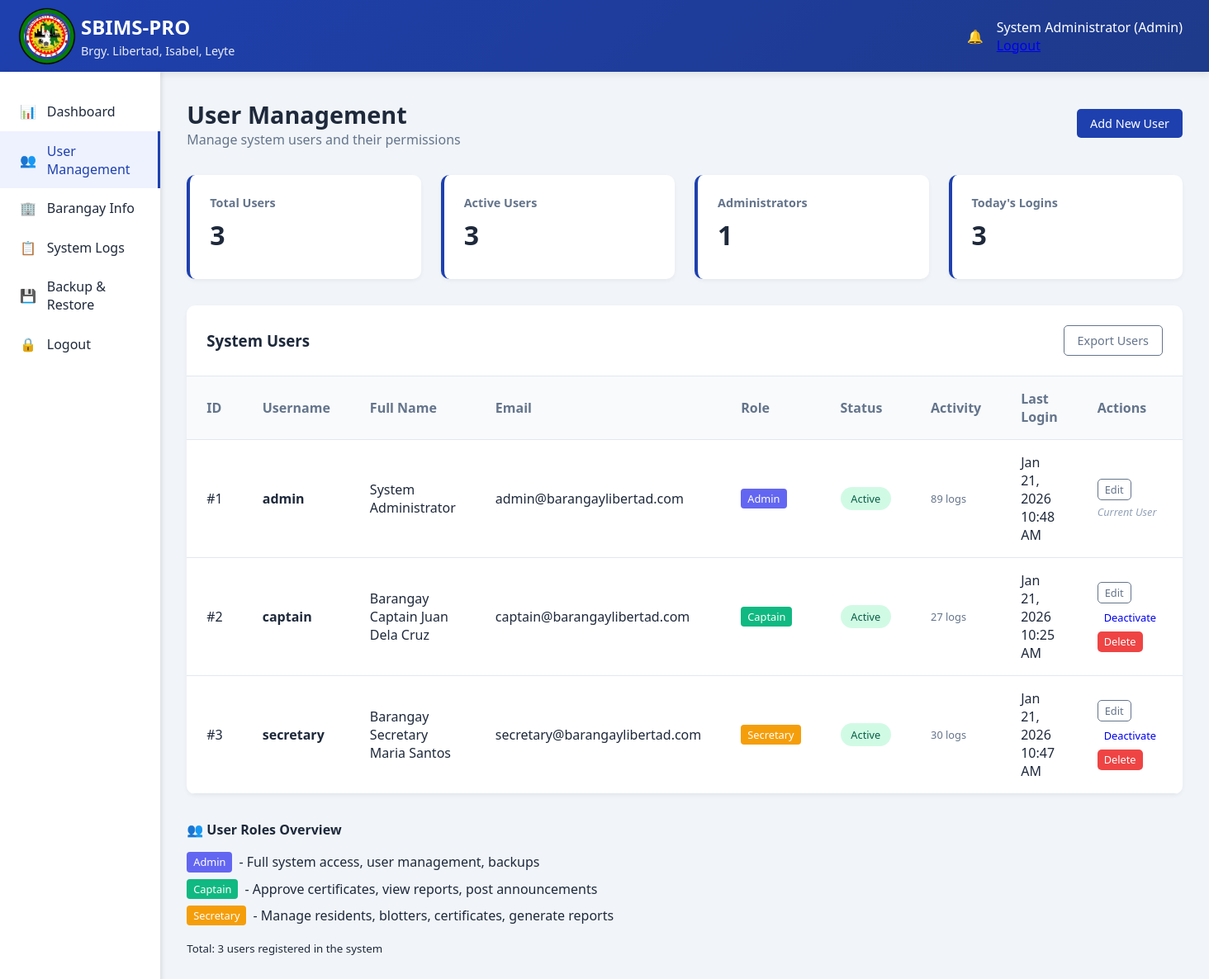
The page /admin/users.php (signed in) on the database its author committed.
### tables this page shows
CREATE TABLE `users` (
  `id` int(11) NOT NULL AUTO_INCREMENT,
  `username` varchar(50) NOT NULL,
  `password` varchar(255) NOT NULL,
  `email` varchar(100) DEFAULT NULL,
  `role` enum('admin','captain','secretary','resident') NOT NULL,
  `full_name` varchar(100) NOT NULL,
  `is_active` tinyint(1) DEFAULT 1,
  `last_login` datetime DEFAULT NULL,
  `created_at` timestamp NOT NULL DEFAULT current_timestamp(),
  PRIMARY KEY (`id`),
  UNIQUE KEY `username` (`username`)
);

### config/functions.php (called while the page is built, shortened)
<?php
function formatDateTime($datetime) {
    return date('M j, Y g:i A', strtotime($datetime));
}
?>

### admin/users.php (the view, shortened to what this page needs)
<?php
require_once '../config/functions.php';
$database = new Database();
$db = $database->getConnection();
$query = "SELECT u.*,
                 (SELECT COUNT(*) FROM activity_logs al WHERE al.user_id = u.id) as activity_count
          FROM users u
          ORDER BY u.created_at DESC";
$stmt = $db->prepare($query);
$stmt->execute();
$users = $stmt->fetchAll(PDO::FETCH_ASSOC);
?>
<?php include '../includes/header.php'; ?>
<?php include '../includes/topbar.php'; ?>
<div class="main-container">
    <?php include '../includes/sidebar.php'; ?>
    <main class="content">
        <div class="page-header">
            <div class="page-title">
                <h1>User Management</h1>
                <p>Manage system users and their permissions</p>
            </div>
            <div class="page-actions">
                <a href="users_add.php" class="btn btn-primary">Add New User</a>
            </div>
        </div>
        <div class="stats-grid">
            <div class="stat-card">
                <h3>Total Users</h3>
                <div class="stat-value"><?php echo count($users); ?></div>
            </div>
            <div class="stat-card">
                <h3>Active Users</h3>
                <div class="stat-value">
                    <?php
                    $active_count = array_filter($users, function($u) { return $u['is_active']; });
                    echo count($active_count);
                    ?>
                </div>
            </div>
            <div class="stat-card">
                <h3>Administrators</h3>
                <div class="stat-value">
                    <?php
                    $admin_count = array_filter($users, function($u) { return $u['role'] == 'admin'; });
                    echo count($admin_count);
                    ?>
                </div>
            </div>
            <div class="stat-card">
                <h3>Today's Logins</h3>
                <div class="stat-value">
                    <?php
                    $today_logins = $db->query("SELECT COUNT(DISTINCT user_id) as count FROM activity_logs
                                               WHERE action = 'Login' AND DATE(created_at) = CURDATE()")->fetch(PDO::FETCH_ASSOC)['count'];
                    echo $today_logins;
                    ?>
                </div>
            </div>
        </div>
        <div class="data-table">
            <div class="table-header">
                <h3>System Users</h3>
                <div class="table-actions">
                    <button class="btn btn-outline" onclick="exportUsers()">Export Users</button>
                </div>
            </div>
            <table id="usersTable">
                <thead>
                    <tr>
                        <th>ID</th>
                        <th>Username</th>
                        <th>Full Name</th>
                        <th>Email</th>
                        <th>Role</th>
                        <th>Status</th>
                        <th>Activity</th>
                        <th>Last Login</th>
                        <th>Actions</th>
                    </tr>
                </thead>
                <tbody>
                    <?php if (count($users) > 0): ?>
                        <?php foreach ($users as $user): ?>
                        <tr id="user-<?php echo $user['id']; ?>">
                            <td>#<?php echo $user['id']; ?></td>
                            <td>
                                <strong><?php echo htmlspecialchars($user['username']); ?></strong>
                            </td>
                            <td><?php echo htmlspecialchars($user['full_name']); ?></td>
                            <td><?php echo htmlspecialchars($user['email']); ?></td>
                            <td>
                                <span class="role-badge role-<?php echo $user['role']; ?>">
                                    <?php echo ucfirst($user['role']); ?>
                                </span>
                            </td>
                            <td>
                                <span class="status <?php echo $user['is_active'] ? 'status-approved' : 'status-pending'; ?>">
                                    <?php echo $user['is_active'] ? 'Active' : 'Inactive'; ?>
                                </span>
                            </td>
                            <td>
                                <div class="activity-info">
                                    <small><?php echo $user['activity_count']; ?> logs</small>
                                </div>
                            </td>
                            <td>
                                <?php echo $user['last_login'] ? formatDateTime($user['last_login']) : 'Never'; ?>
                            </td>
                            <td>
                                <div class="action-buttons">
                                    <a href="users_edit.php?id=<?php echo $user['id']; ?>"
                                       class="btn btn-sm btn-outline" title="Edit User">
                                        Edit
                                    </a>
                                    <?php if ($_SESSION['user_id'] != $user['id']): ?>
                                        <?php if ($user['is_active']): ?>
                                            <a href="users.php?toggle_status=deactivate&id=<?php echo $user['id']; ?>"
                                               class="btn btn-sm btn-warning"
                                               onclick="return confirm('Deactivate this user account?')"
                                               title="Deactivate User">
                                                Deactivate
                                            </a>
                                        <?php endif; ?>
                                        <a href="users_delete.php?id=<?php echo $user['id']; ?>"
                                           class="btn btn-sm btn-danger"
                                           onclick="return confirm('Are you sure? This will redirect to delete confirmation page.')"
                                           title="Delete User">
                                            Delete
                                        </a>
                                    <?php else: ?>
                                        <span class="text-muted">Current User</span>
                                    <?php endif; ?>
                                </div>
                            </td>
                        </tr>
                        <?php endforeach; ?>
                    <?php endif; ?>
                </tbody>
            </table>
        </div>
        <div class="info-box">
            <h4>👥 User Roles Overview</h4>
            <div class="roles-legend">
                <div class="legend-item">
                    <span class="role-badge role-admin">Admin</span>
                    <span> - Full system access, user management, backups</span>
                </div>
                <div class="legend-item">
                    <span class="role-badge role-captain">Captain</span>
                    <span> - Approve certificates, view reports, post announcements</span>
                </div>
                <div class="legend-item">
                    <span class="role-badge role-secretary">Secretary</span>
                    <span> - Manage residents, blotters, certificates, generate reports</span>
                </div>
            </div>
            <p><small>Total: <?php echo count($users); ?> users registered in the system</small></p>
        </div>
    </main>
</div>
<?php include '../includes/footer.php'; ?>

### assets/css/main.css (style rules this page uses)
:root { --primary: #1e40af; --primary-dark: #1e3a8a; --secondary: #64748b; --success: #10b981; --warning: #f59e0b; --danger: #ef4444; --light: #f8fafc; --dark: #1e293b; }
* { margin: 0; padding: 0; box-sizing: border-box; font-family: 'Segoe UI', Tahoma, Geneva, Verdana, sans-serif; }
body { background-color: #f1f5f9; color: var(--dark); }
.main-container { display: flex; min-height: calc(100vh - 80px); }
.content { flex: 1; padding: 2rem; }
.page-header { display: flex; justify-content: space-between; align-items: center; margin-bottom: 2rem; }
.page-title h1 { font-size: 1.8rem; color: var(--dark); }
.page-title p { color: var(--secondary); }
.btn { padding: 0.5rem 1rem; border: none; border-radius: 5px; cursor: pointer; font-weight: 500; display: flex; align-items: center; gap: 0.5rem; transition: all 0.3s; text-decoration: none; font-size: 0.9rem; }
.btn-primary { background: var(--primary); color: white; }
.btn-outline { background: transparent; border: 1px solid var(--secondary); color: var(--secondary); }
.btn-danger { background: var(--danger); color: white; }
.btn-sm { padding: 0.3rem 0.7rem; font-size: 0.8rem; }

### assets/css/dashboard.css (style rules this page uses)
.stats-grid { display: grid; grid-template-columns: repeat(auto-fill, minmax(240px, 1fr)); gap: 1.5rem; margin-bottom: 2rem; }
.stat-card { background: white; border-radius: 10px; padding: 1.5rem; box-shadow: 0 2px 5px rgba(0,0,0,0.05); border-left: 4px solid var(--primary); }
.stat-card h3 { font-size: 0.9rem; color: var(--secondary); margin-bottom: 0.5rem; }
.stat-value { font-size: 2rem; font-weight: bold; color: var(--dark); margin-bottom: 0.5rem; }
.data-table { background: white; border-radius: 10px; overflow: hidden; box-shadow: 0 2px 5px rgba(0,0,0,0.05); margin-bottom: 2rem; }
.table-header { padding: 1.5rem; border-bottom: 1px solid #e2e8f0; display: flex; justify-content: space-between; align-items: center; }
.table-header h3 { color: var(--dark); }
.table-actions { display: flex; gap: 0.5rem; }
table { width: 100%; border-collapse: collapse; }
th, td { padding: 1rem 1.5rem; text-align: left; border-bottom: 1px solid #e2e8f0; }
th { background: #f8fafc; font-weight: 600; color: var(--secondary); }
.status { padding: 0.3rem 0.8rem; border-radius: 20px; font-size: 0.8rem; font-weight: 500; display: inline-block; }
.status-approved { background: #d1fae5; color: #065f46; }

### admin/users.php (style rules this page uses)
.role-badge { padding: 0.2rem 0.5rem; border-radius: 4px; font-size: 0.8rem; font-weight: 500; display: inline-block; }
.role-admin { background: #6366f1; color: white; }
.role-captain { background: #10b981; color: white; }
.role-secretary { background: #f59e0b; color: white; }
.activity-info { display: flex; flex-direction: column; gap: 0.2rem; }
.activity-info small { font-size: 0.8rem; color: var(--secondary); }
.action-buttons { display: flex; gap: 0.3rem; flex-wrap: wrap; }
.action-buttons .btn { font-size: 0.8rem; padding: 0.2rem 0.5rem; }
.text-muted { color: #94a3b8; font-size: 0.8rem; font-style: italic; }
.roles-legend { display: flex; flex-direction: column; gap: 0.5rem; margin: 1rem 0; }
.legend-item { display: flex; align-items: center; gap: 0.5rem; }

### rows shown on the page
users: id "1", username "admin", full_name "System Administrator", email "admin@barangaylibertad.com", role "Admin", is_active "Active", activity_count "89", last_login "Jan 21, 2026 10:48 AM", shows "Current User"
users: id "2", username "captain", full_name "Barangay Captain Juan Dela Cruz", email "captain@barangaylibertad.com", role "Captain", is_active "Active", activity_count "27", last_login "Jan 21, 2026 10:25 AM"
users: id "3", username "secretary", full_name "Barangay Secretary Maria Santos", email "secretary@barangaylibertad.com", role "Secretary", is_active "Active", activity_count "30", last_login "Jan 21, 2026 10:47 AM"

### other values the page prints
$_SESSION['full_name'] "System Administrator"
$_SESSION['user_role'] "Admin"
count($users) "3"
count($active_count) "3"
count($admin_count) "1"
$today_logins "3"
